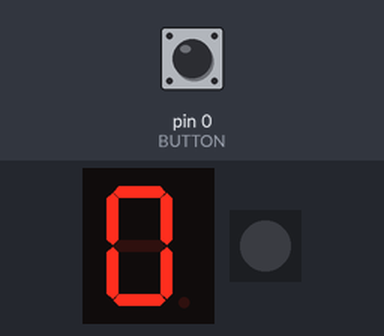
Bench run of a sketch on a simulated Arduino Uno, built with avr-gcc and run on an emulated ATmega328P. Parts: 1-digit seven-segment display, 1 RGB LEDs in strip order, left to right. Wiring (inferred from the names in the program): 1-digit 7-segment display, segments lit when LOW: segments pin 7, pin 6, pin 4, pin 3, pin 2, pin 9, pin 10, pin 5. Inputs (shaded band) come from the test bench; at power-on: pin 0 (BUTTON) HIGH. Random numbers use the default seed unless the sketch sets one; the segment pins are drawn as the display they are named for.

Above: at 3.2 s.
3.3 s: pin 0 (BUTTON) pulled LOW for 0.15 s
At 3.55 s:
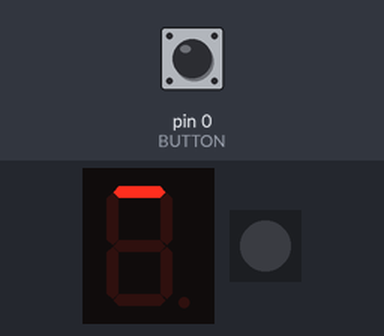
4.0 s: pin 0 (BUTTON) pulled LOW for 3.2 s
At 7.1 s:
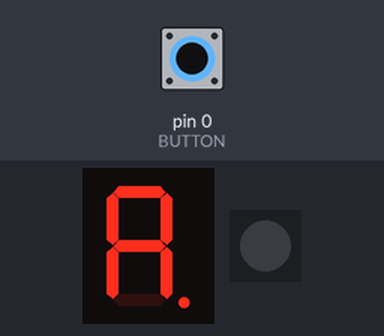
10.2 s: pin 0 (BUTTON) pulled LOW for 1 s
11.8 s: pin 0 (BUTTON) pulled LOW for 0.15 s
At 12.1 s:
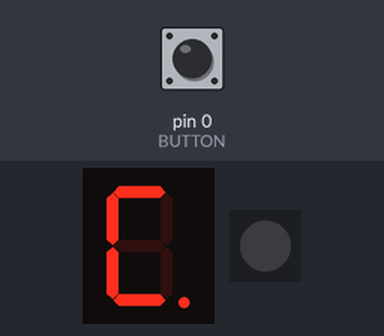
12.5 s: pin 0 (BUTTON) pulled LOW for 0.15 s
At 13.0 s:
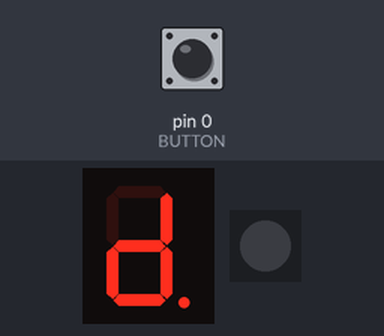
15.6 s: pin 0 (BUTTON) pulled LOW for 1 s
At 17.0 s:
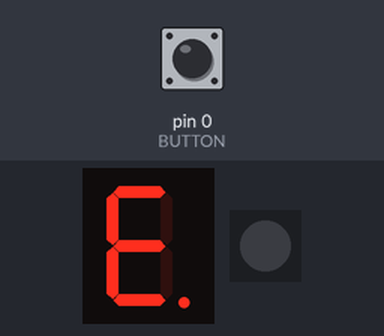
Timing chart, 0 to 18.6 s (numbered marks = the images above; inputs shaded):
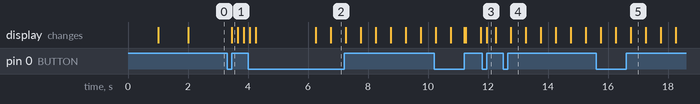

The sketch:

JOTA_2018_BUTTON_RGB_IR_new.ino
```cpp
/* Jota 2018 Code STAR WARS (c)GN

    Pin table:

*/

//included libraries
#include <FastLED.h>
#include <IRremote.h>
#include <EEPROM.h>


//PIN defines
#define A  7
#define B  6
#define C  4
#define D  3
#define E  2
#define F  9
#define G  10
#define DOT 5
#define BUTTON 0

#define RGB_PIN 8

#define IR_PORT PINA
#define IR_PIN 1


//RGB LED SECTION
#define NUM_LEDS 1
#define BRIGHTNESS 64
#define LED_TYPE WS2812B
#define COLOR_ORDER GRB

//IR REC SECTION
IRrecv irrecv(IR_PIN);
decode_results results;
int ir_lives = 9;
/*
  #define MAXPULSE 65000
  #define RESOLUTION 20
  const uint8_t max_pulses = 16;
  uint16_t pulses[max_pulses][2];
  uint8_t currentpulse = 0;
*/

CRGB leds[NUM_LEDS];

//  MENU SECTION \\
//mode defines
#define DICE 0
#define COMM 1 //communication mode
#define LASER 2 //laser mode
#define COUNTING 3 //counting mode
#define RGBLED 4 //
#define MENU_SIZE 5

//button press defines
#define NOPRESS 0
#define SHORTPRESS 1
#define LONGPRESS 2
#define LONGPRESSDELAY 2000

//LASER defines
#define DEAD 0
#define LIFE 1
#define POWER 2

//BUTTON PRESS GLOBALS

long button_press_start = 0;
bool button_counting = false;
bool button_lastpress_long = false;

//7SEG GLOBALS
byte toDisplay = B11111111;
long flash_interval = 500;
long previous_flash_millis = 0;
bool on = true;
byte numbers[] =     {B00000011, B10011111, B00100101, B00001101, B10011001, B01001001, B01000001, B00011111, B00000001, B00001001, B11111111};
//Sign explanation        0         1          2          3          4          5          6          7           8         9      (10)Clear


//MENU GLOBALS
byte menu[] = {DICE, COMM, LASER, COUNTING, RGBLED};
byte menu_disp[] = {B00010000, B11000000, B01100010, B10000100, B01100000};
//Sign explanation:    A           b           C         d         E
uint8_t current_menu_index = 0;
bool menu_mode = false;
int address = 0;


//MENU ITEM GLOBALS
//Communication mode
int comm_number = 0;

//Laser mode
byte life = 0;

//communication mode
byte inverse[] =     {B01001000, B11101101, B10011000, B10001001, B00101101, B00001011, B00001010, B11101001, B00001000, B00001001, B11111111};
//Numbers but with inverse signs

//Counting mode
bool counting_paused = false;
long previous_counting_millis = 0;
long counting_interval = 1000;
int counting_index = 0;

//Rgb led mode
bool rgb_led_paused = false;
int rgb_led_counter = 0;


void setup() {
  // put your setup code here, to run once:
  delay(1000);
  FastLED.addLeds<LED_TYPE, RGB_PIN, COLOR_ORDER>(leds, NUM_LEDS).setCorrection(TypicalLEDStrip);
  FastLED.setBrightness(BRIGHTNESS);

  irrecv.enableIRIn();
  pinMode(A, OUTPUT);
  pinMode(B, OUTPUT);
  pinMode(C, OUTPUT);
  pinMode(D, OUTPUT);
  pinMode(E, OUTPUT);
  pinMode(F, OUTPUT);
  pinMode(G, OUTPUT);
  pinMode(DOT, OUTPUT);
  toDisplay = numbers[0];
  disp7Seg(toDisplay);
  delay(1000);
  leds[0] = CRGB::Black;
  FastLED.show();
  uint8_t tmp_menu_item = EEPROM.read(address);
  if (tmp_menu_item < MENU_SIZE) {
    current_menu_index = tmp_menu_item;
    disp7Seg(menu_disp[current_menu_index]);
    delay(1000);
    shortpress_functions();
  }

}

int checkButtonPress() {
  if (digitalRead(BUTTON) == LOW) {
    //button is pressed, now start checking for how long, if not already counting ;)
    if (!button_counting && !button_lastpress_long) {
      button_press_start = millis();
      button_counting = true;
    }
    long button_press_time = millis() - button_press_start;
    if (button_press_time > LONGPRESSDELAY && !button_lastpress_long) {
      button_lastpress_long = true;
      button_counting = false;
      return LONGPRESS;
    }
  } else {
    //button is not pressed, check if just released using the counting flag
    if (button_counting) {
      button_counting = false;
      long button_press_time = millis() - button_press_start;
      if (button_press_time < LONGPRESSDELAY) {
        return SHORTPRESS;
      }
    } else {
      button_lastpress_long = false;
    }

  }
  return NOPRESS;
}


void loop() {
  int button_result = checkButtonPress();
  //  if (result == SHORTPRESS) {
  //    toDisplay = numbers[3];
  //    flashing = false;
  //    //disp7Seg(numbers[3], true);
  //  } else if (result == LONGPRESS) {
  //    toDisplay = numbers[5];
  //    flashing = true;
  //    //disp7Seg(numbers[5], true);
  //  }
  //  disp7Seg(toDisplay);

  if (menu_mode && button_result == LONGPRESS) {
    //stop menu mode
    menu_mode = false;
    toDisplay = B00000000;
    //save the current menu index to EEPROM
    EEPROM.write(address, current_menu_index);
    //set correct pin functions

    //do the function that shortpress would do.
    shortpress_functions();
  }
  else if (!menu_mode && button_result == LONGPRESS) {
    //start menu mode
    pinMode(B, OUTPUT);
    pinMode(F, OUTPUT);
    menu_mode = true;
    toDisplay = menu_disp[current_menu_index];
  }
  else if (menu_mode && button_result == SHORTPRESS) {
    //next menu item

    current_menu_index++;
    if (current_menu_index >= MENU_SIZE) {
      current_menu_index = 0;
    }

    toDisplay = menu_disp[current_menu_index];
  }
  else if (!menu_mode && button_result == SHORTPRESS) {
    //normal shortpress function
    shortpress_functions();
  }

  //things to do continuously if not in menu mode
  if (!menu_mode) {
    do_continuously();
  }


  disp7Seg(toDisplay);
}

void shortpress_functions() {
  byte roll;

  switch (current_menu_index) {
    case DICE:
      //roll dice again
      leds[0] = CRGB::Black;
      FastLED.show();
      roll = (int)random(0, 10);

      disp7Seg(B01111111);
      delay(200);
      disp7Seg(B10111111);
      delay(200);
      disp7Seg(B11111101);
      delay(200);
      disp7Seg(B11111011);
      delay(200);
      toDisplay = numbers[roll];
      break;
    case COMM:
      leds[0] = CRGB::Black;
      FastLED.show();
      byte roll;
      roll = (int)random(0, 10);

      //increase comm digit
      toDisplay = inverse[roll];
      break;
    case LASER:
      //do nothing, a different button activates this
      //toDisplay = numbers[10];

      pinMode(B, INPUT_PULLUP);
      pinMode(F, INPUT_PULLUP);

      toDisplay = B11111110;
      life = LIFE;
      //life = LIFE;
      break;
    case COUNTING:
      leds[0] = CRGB::Black;
      FastLED.show();
      counting_paused = !counting_paused;
      break;
    case RGBLED:
      //pause/unpause rgbled
      rgb_led_paused = !rgb_led_paused;
      break;

  }
}

void do_continuously() {
  bool b = false;
  bool f = false;
  switch (current_menu_index) {
    case DICE:
      //nothing here
      break;
    case COMM:
      //do nothing here
      break;
    case LASER:
      //check for IR pulse
      if (IR_receive()) {
        life = DEAD;
      }
      switch (life) {
        case DEAD:
          leds[0] = CRGB::Green; //somehow this is red
          break;
        case LIFE:
          leds[0] = CRGB::Red; //somehow this is green..
          break;
        case POWER:
          leds[0] = CRGB::Blue;
          break;
      }
      b = digitalRead(B);
      f = digitalRead(F);
      if (!b) {
        life = LIFE;
      }
      if (!f) {
        life = POWER;
      }
      FastLED.show();
      //checkExtraButtons();
      break;
    case COUNTING:
      if (millis() - previous_counting_millis >= counting_interval) {
        previous_counting_millis = millis();
        if (!counting_paused) {
          counting_index++;
        }
      }
      if (counting_index > 9) {
        counting_index = 0;
      }

      toDisplay = numbers[counting_index];
      break;
    case RGBLED:
      //pause/unpause rgbled
      if (!rgb_led_paused) {
        rgb_led_counter++;
      }
      leds[0] = ColorFromPalette(RainbowColors_p, rgb_led_counter, BRIGHTNESS, LINEARBLEND);
      FastLED.show();
      delay(20);
      break;

  }
}


bool IR_receive() {
  if (irrecv.decode(&results)) {
    irrecv.resume(); // Receive the next value
    return true;
  }
  delay(100);
  return false;
}

void disp7Seg(byte val) {
  if (millis() - previous_flash_millis >= flash_interval) {
    if (menu_mode) {
      previous_flash_millis = millis();
      on = !on;
    } else {
      on = true;
    }
  }
  if (!on) {
    val = B11111111;
  }

  digitalWrite(A, val & B10000000);
  digitalWrite(B, val & B01000000);
  digitalWrite(C, val & B00100000);
  digitalWrite(D, val & B00010000);
  digitalWrite(E, val & B00001000);
  digitalWrite(F, val & B00000100);
  digitalWrite(G, val & B00000010);
  digitalWrite(DOT, val & B00000001);

}
```

Measured:
- after the input at 3.3 s, the display: changes after 0.15 s (image 1)
- what the display in image 4 shows lasts 0.5 s, from 12.8 s to 13.3 s
